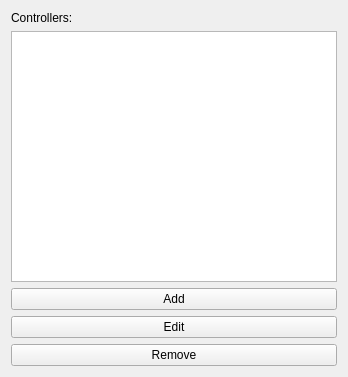
<?xml version="1.0" encoding="UTF-8"?>
<ui version="4.0">
 <class>ControllersEdit</class>
 <widget class="QWidget" name="ControllersEdit">
  <property name="geometry">
   <rect>
    <x>0</x>
    <y>0</y>
    <width>348</width>
    <height>377</height>
   </rect>
  </property>
  <property name="windowTitle">
   <string>Form</string>
  </property>
  <layout class="QGridLayout" name="gridLayout_2">
   <item row="0" column="0">
    <layout class="QGridLayout" name="gridLayout">
     <item row="0" column="0">
      <widget class="QLabel" name="label">
       <property name="text">
        <string>Controllers:</string>
       </property>
      </widget>
     </item>
     <item row="2" column="0">
      <widget class="QPushButton" name="addController">
       <property name="text">
        <string>Add</string>
       </property>
      </widget>
     </item>
     <item row="3" column="0">
      <widget class="QPushButton" name="editController">
       <property name="text">
        <string>Edit</string>
       </property>
      </widget>
     </item>
     <item row="4" column="0">
      <widget class="QPushButton" name="removeController">
       <property name="text">
        <string>Remove</string>
       </property>
      </widget>
     </item>
     <item row="1" column="0">
      <widget class="ControllerListWidget" name="controllerWidget"/>
     </item>
    </layout>
   </item>
  </layout>
 </widget>
 <customwidgets>
  <customwidget>
   <class>ControllerListWidget</class>
   <extends>QListWidget</extends>
   <header location="global">controllerlistwidget.h</header>
  </customwidget>
 </customwidgets>
 <resources/>
 <connections/>
</ui>
